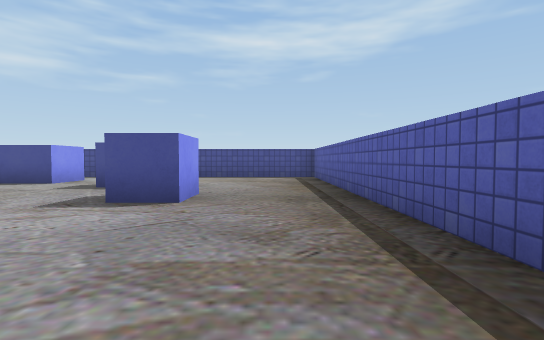
[1] (above)

16 first-person views from a walk through a Unity game level. The camera is 0.62 m above the floor, tilts 2° down and sees 85° across. The floor is counted in squares, 1 m on a side. Each view is taken from the middle of a square. On the plan, view 1 faces up. The plan holds only what a view shows up to about 9 squares ahead; the rest is blank. Some surface patterns are stand-ins.

[2]
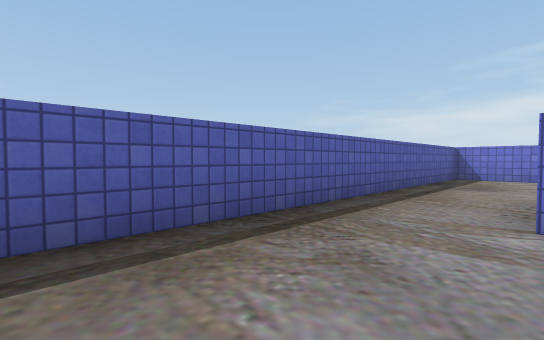

[3]
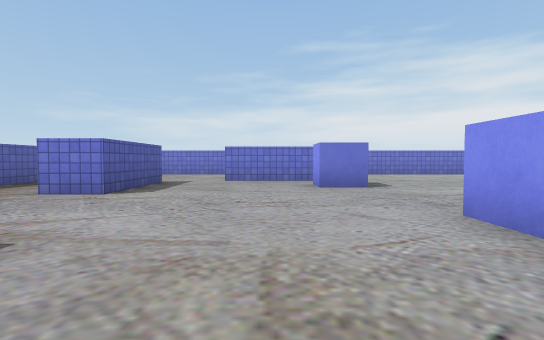

[4]
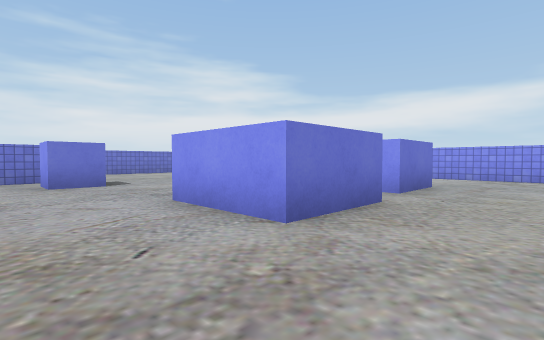

[5]
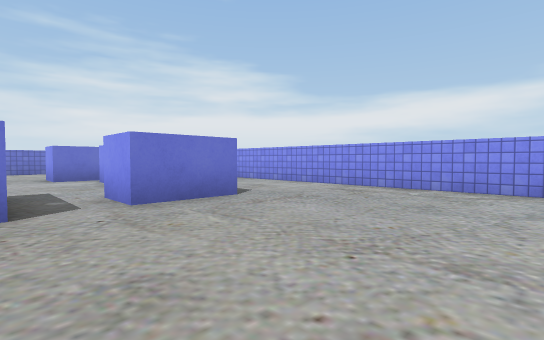

[6]
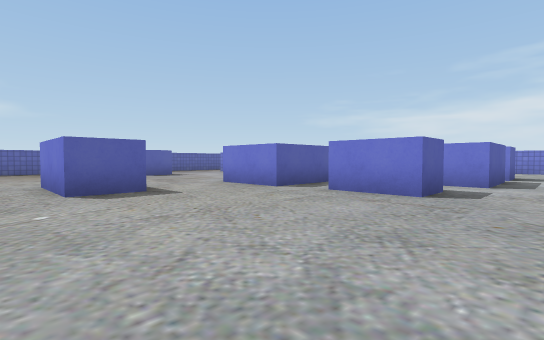

[7]
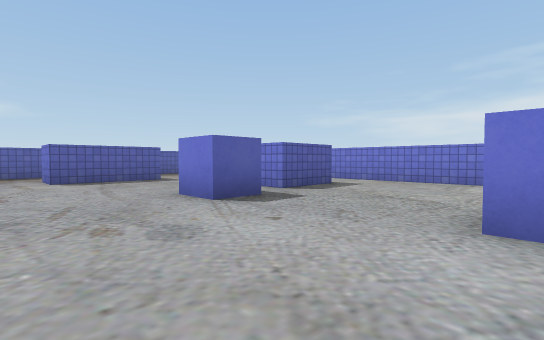

[8]
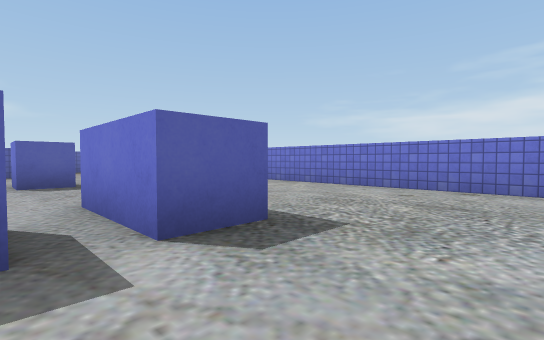

[9]
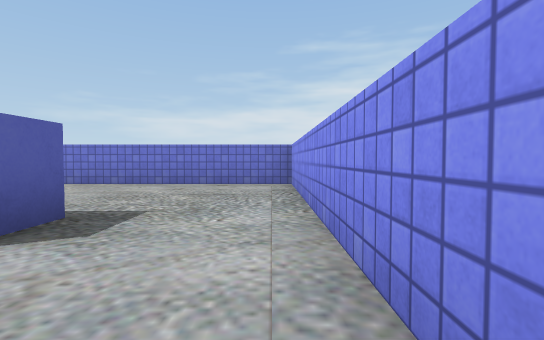

[10]
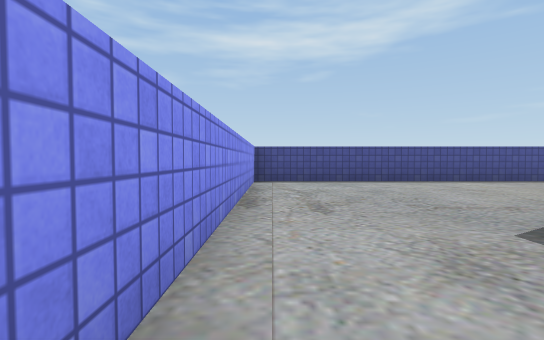

[11]
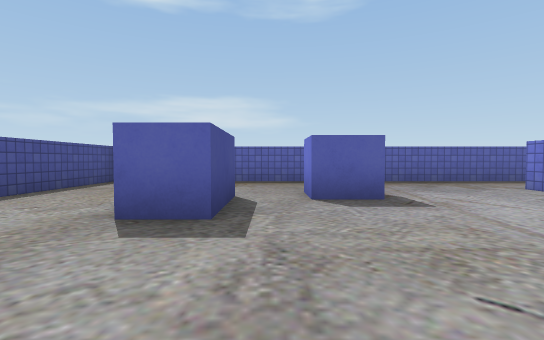

[12]
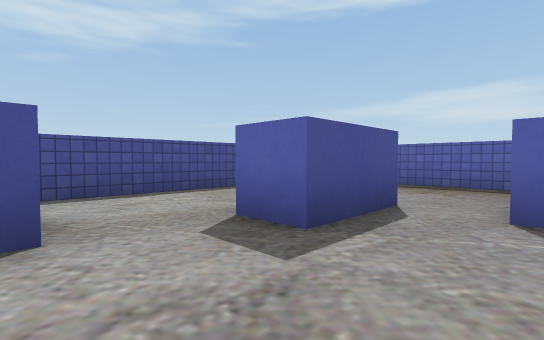

[13]
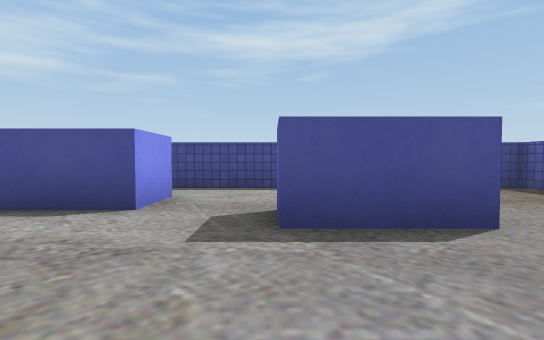

[14]
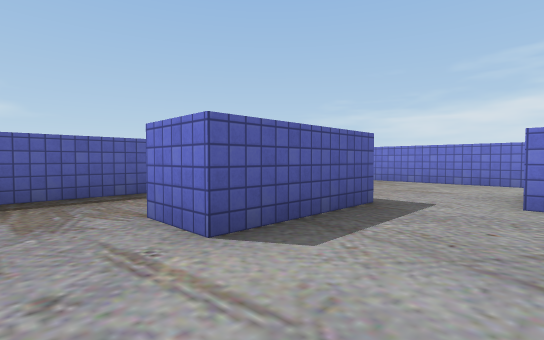

[15]
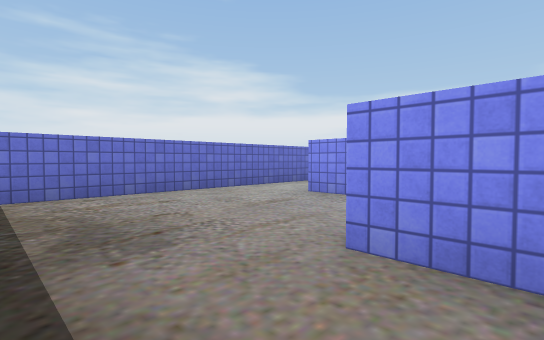

[16]
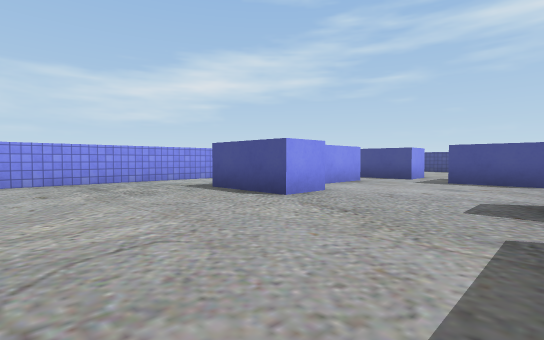

### Floor plan
Points are (right, up) in squares from view 1. A wall is a line through its corners. A room is listed if a view was taken in it or the views show most of it. See-through windows are left out.
Room 1 (views 1, 15)
walls: (-3.6, -3.8) (-3.6, -4.6); (-2.5, -6.5) (1.2, -6.5); (-0.8, -1) (-0.8, -2.1); (1.5, -6.2) (1.5, 0.5)
ways out: opening at (-3.3, -4.3) to room 2; opening at (0.5, 1) to room 2
Room 2 (views 2, 3, 4, 5, 6, 7, 8, 9, 10, 11, 12, 13, 14, 16)
walls: (-6.6, -4.6) (-6.6, -2.7) (-3.5, -2.7); (-2, -2.1) (-2, 0.7) (-0.8, 0.7); (-15.5, 0.5) (-15.5, -6.5) (-2.5, -6.5); (1.5, 0.5) (1.5, 10.5) (-15.5, 10.5) (-15.5, 2.5)
ways out: opening at (-3.3, -4.3) to room 1; opening at (0.5, 1) to room 1
objects: other object (-13, -2) to (-11, -1); other object (-13, 0) to (-12, 2); other object (-12, 4) to (-11, 5); other object (-9, 3) to (-7, 5); other object (-8, 8) to (-6, 9); other object (-7, -1) to (-6, -1); other object (-4, 7) to (-2, 7); other object (-2, 4) to (-2, 5)

Positions as (right, up) in squares from view 1, and headings:
1: (0, 0), facing up
2: (-1, 4), facing down-right
3: (-5, 6), facing down
4: (-5, 7), facing down-left
5: (-9, 9), facing down-left
6: (-14, 10), facing down-right
7: (-11, 2), facing down-right
8: (-15, 0), facing down-right
9: (-15, 1), facing down
10: (-15, 2), facing up
11: (-7, 6), facing right
12: (-6, 5), facing up-right
13: (-4, 4), facing up
14: (-4, 2), facing down-right
15: (1, -1), facing down-left
16: (-7, -6), facing up-left
